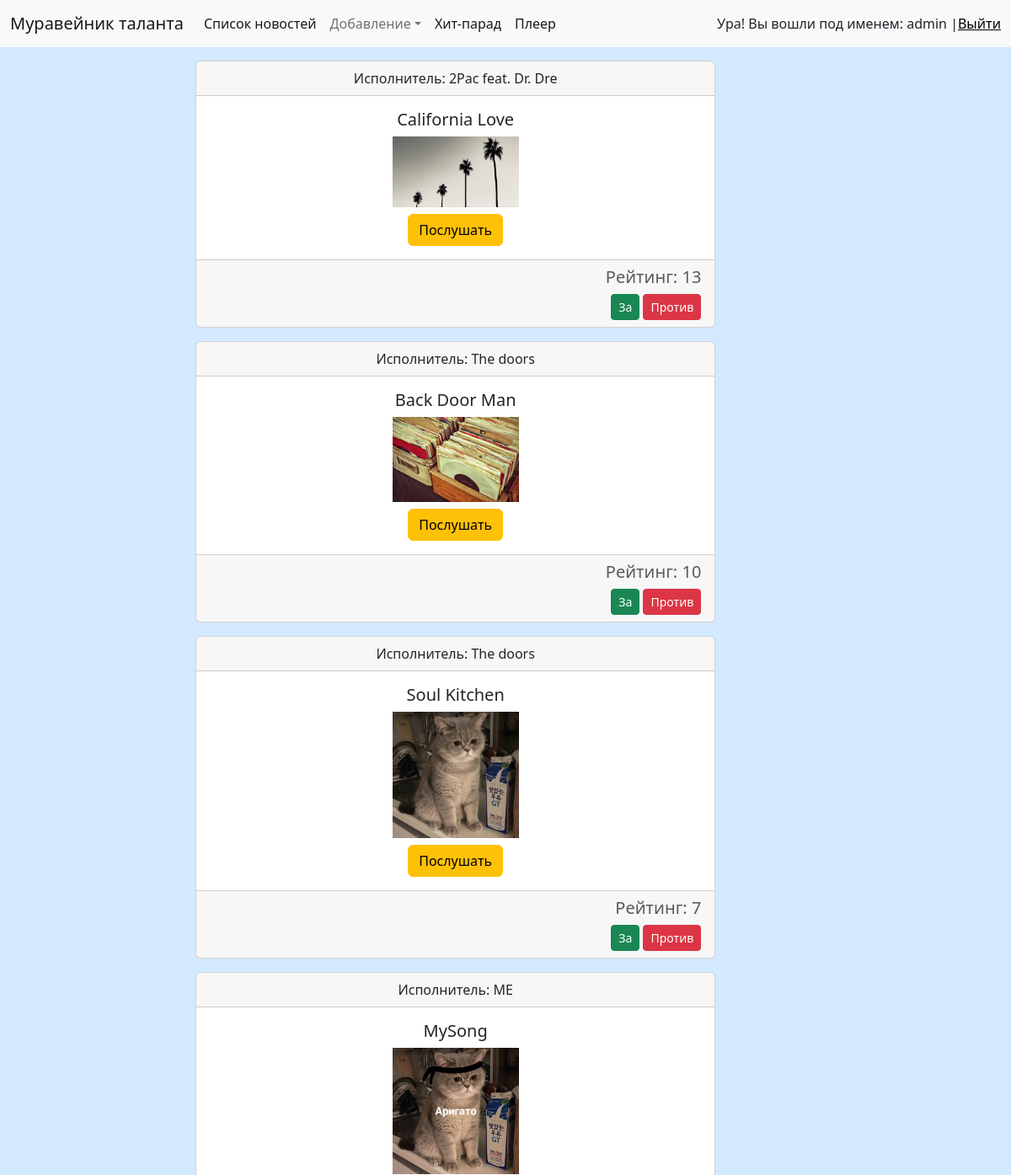
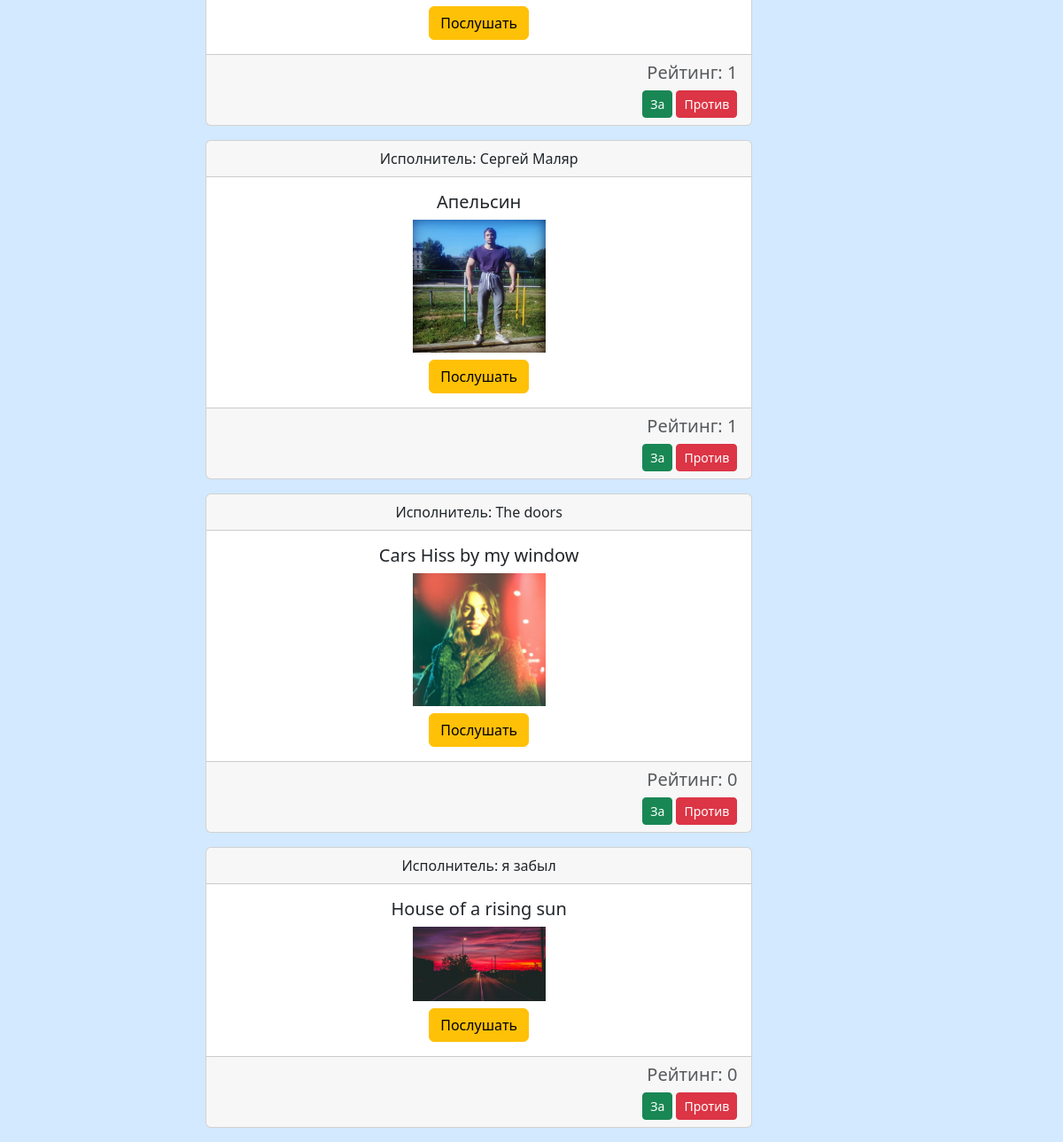
Page /chart/ (signed in) on the committed database (2 pictures, top to bottom).
### news/models.py (models this page shows, shortened)
class Song(models.Model):
    title= models.TextField()
    artist= models.TextField()
    image= models.ImageField(blank=True)
    rating = models.IntegerField(default=0)
    audio_file = models.FileField(upload_to='songs/',blank=True,null=True)
    review = models.ForeignKey('Review', on_delete=models.PROTECT,blank=True, null=True, verbose_name='Обзор')
    paginate_by = 2
    class Meta:
        verbose_name = 'Песня'
        verbose_name_plural = 'Песни'
        ordering = ['-rating',]
    def get_absolute_url(self):
        return reverse('view_song', kwargs={"pk": self.pk})

### news/views.py (the view)
# urls.py: path('chart/', chart, name='chart'),
def chart(request):
    songs = Song.objects.all()
    context ={
        'songs': songs
    }
    return render(request, "news/chart.html", context)

### news/templates/news/chart.html (shortened to what this page needs)
{% extends 'base.html' %}
{% block content %}
{% for item in songs %}
<div class="card text-center col-md-8 mb-3">
    <div class="card-header">
        Исполнитель: {{ item.artist }}
    </div>
    <div class="card-body">
        <div class="media">
            <div class="media-body">
                <h5 class="card-title">{{ item.title }}</h5>
                <img src="{{ item.image.url }}" alt="" width="150" class="">
            </div>
            <a href="{{item.get_absolute_url}}" class="btn btn-warning mt-2">Послушать</a>
        </div>
    </div>
    <div class="card-footer text-end text-muted">
        <h5>Рейтинг: {{ item.rating }}</h5>
        {% if request.user.is_authenticated %}
        <a href="{% url 'up' item.id %}" class="btn btn-success btn-sm">За</a>
        <a href="{% url 'down' item.id %}" class="btn btn-danger btn-sm">Против</a>
        {% endif %}
    </div>
</div>
{% endfor %}
{% endblock %}

### templates/inc/_nav.html (shortened to what this page needs)
<nav class="navbar navbar-expand-lg bg-light">
    <div class="container-fluid">
        <a class="navbar-brand" href="{% url 'home' %}">Муравейник таланта</a>
        <div class="collapse navbar-collapse" id="navbarSupportedContent">
            <ul class="navbar-nav me-auto mb-2 mb-lg-0">
                <li class="nav-item">
                    <a class="nav-link active" aria-current="page" href="{% url 'home' %}">Список новостей</a>
                </li>
                {% if request.user.is_authenticated %}
                <li class="nav-item dropdown">
                    <a class="nav-link dropdown-toggle" data-bs-toggle="dropdown" href="#" role="button" aria-expanded="false">Добавление</a>
                </li>
                {% endif %}
                <li class="nav-item">
                    <a class="nav-link active" aria-current="page" href="{% url 'chart' %}">Хит-парад</a>
                </li>
                <li class="nav-item">
                    <a class="nav-link active" aria-current="page" href="{% url 'music' %}">Плеер</a>
                </li>
            </ul>
            {% if request.user.is_authenticated %}
            Ура! Вы вошли под именем: {{ user.username }} | <a href="{% url 'logout' %}">Выйти</a>
            {% else %}
            <span class="navbar-text">
                <a href="{% url 'register' %}">Регистрация</a> | <a href="{% url 'login' %}">Авторизация</a>
            </span>
            {% endif %}
        </div>
    </div>
</nav>

### myproject/static/css/style.css (style rules this page uses)
body { background-color: rgb(210, 233, 255); }
a { color:rgb(0, 0, 0); }

### rows in the picture
Song: artist "2Pac feat. Dr. Dre", title "California Love", image (picture), rating "13"
Song: artist "The doors", title "Back Door Man", image (picture), rating "10"
Song: artist "The doors", title "Soul Kitchen", image (picture), rating "7"
Song: artist "ME", title "MySong", image (picture), rating "1"
Song: artist "Сергей Маляр", title "Апельсин", image (picture), rating "1"
Song: artist "The doors", title "Cars Hiss by my window", image (picture), rating "0"
Song: artist "я забыл", title "House of a rising sun", image (picture), rating "0"

### other values in the picture
{{ user.username }} "admin"
